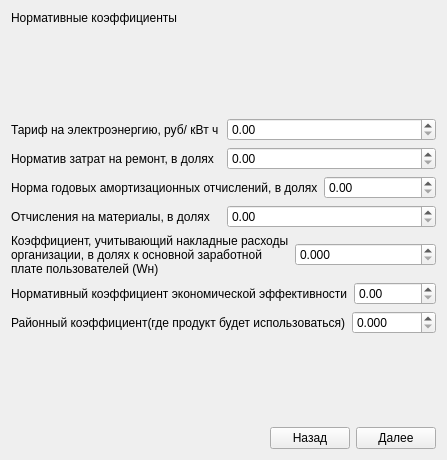
      <widget class="QWidget" name="tab_29">
       <attribute name="title">
        <string>Норматив. Коэф.</string>
       </attribute>
       <layout class="QVBoxLayout" name="verticalLayout_31">
        <item>
         <widget class="QLabel" name="label_104">
          <property name="text">
           <string>Нормативные коэффициенты</string>
          </property>
         </widget>
        </item>
        <item>
         <spacer name="verticalSpacer_23">
          <property name="orientation">
           <enum>Qt::Vertical</enum>
          </property>
          <property name="sizeHint" stdset="0">
           <size>
            <width>20</width>
            <height>87</height>
           </size>
          </property>
         </spacer>
        </item>
        <item>
         <layout class="QHBoxLayout" name="horizontalLayout_52">
          <item>
           <widget class="QLabel" name="label_59">
            <property name="text">
             <string>Тариф на электроэнергию, руб/ кВт ч</string>
            </property>
           </widget>
          </item>
          <item>
           <widget class="QDoubleSpinBox" name="doubleSpinBox">
            <property name="maximum">
             <double>1000000000.000000000000000</double>
            </property>
            <property name="value">
             <double>0.000000000000000</double>
            </property>
           </widget>
          </item>
         </layout>
        </item>
        <item>
         <layout class="QHBoxLayout" name="horizontalLayout_53">
          <item>
           <widget class="QLabel" name="label_65">
            <property name="text">
             <string>Норматив затрат на ремонт, в долях</string>
            </property>
           </widget>
          </item>
          <item>
           <widget class="QDoubleSpinBox" name="doubleSpinBox_3">
            <property name="maximum">
             <double>1000000000.000000000000000</double>
            </property>
            <property name="value">
             <double>0.000000000000000</double>
            </property>
           </widget>
          </item>
         </layout>
        </item>
        <item>
         <layout class="QHBoxLayout" name="horizontalLayout_55">
          <item>
           <widget class="QLabel" name="label_103">
            <property name="text">
             <string>Норма годовых амортизационных отчислений, в долях</string>
            </property>
           </widget>
          </item>
          <item>
           <widget class="QDoubleSpinBox" name="doubleSpinBox_4">
            <property name="maximum">
             <double>1.000000000000000</double>
            </property>
            <property name="singleStep">
             <double>0.010000000000000</double>
            </property>
            <property name="value">
             <double>0.000000000000000</double>
            </property>
           </widget>
          </item>
         </layout>
        </item>
        <item>
         <layout class="QGridLayout" name="gridLayout_15">
          <item row="0" column="0">
           <widget class="QLabel" name="label_221">
            <property name="text">
             <string>Отчисления на материалы, в долях</string>
            </property>
           </widget>
          </item>
          <item row="0" column="1">
           <widget class="QDoubleSpinBox" name="doubleSpinBox_24">
            <property name="decimals">
             <number>2</number>
            </property>
            <property name="maximum">
             <double>10000.000000000000000</double>
            </property>
            <property name="singleStep">
             <double>0.100000000000000</double>
            </property>
            <property name="value">
             <double>0.000000000000000</double>
            </property>
           </widget>
          </item>
         </layout>
        </item>
        <item>
         <layout class="QGridLayout" name="gridLayout_27">
          <item row="0" column="0">
           <widget class="QLabel" name="label_219">
            <property name="text">
             <string>Коэффициент, учитывающий накладные расходы организации, в долях к основной заработной плате пользователей (Wн)</string>
            </property>
            <property name="alignment">
             <set>Qt::AlignLeading|Qt::AlignLeft|Qt::AlignVCenter</set>
            </property>
            <property name="wordWrap">
             <bool>true</bool>
            </property>
           </widget>
          </item>
          <item row="0" column="1">
           <widget class="QDoubleSpinBox" name="doubleSpinBox_22">
            <property name="decimals">
             <number>3</number>
            </property>
            <property name="maximum">
             <double>100000.000000000000000</double>
            </property>
            <property name="singleStep">
             <double>0.100000000000000</double>
            </property>
            <property name="value">
             <double>0.000000000000000</double>
            </property>
           </widget>
          </item>
         </layout>
        </item>
        <item>
         <layout class="QHBoxLayout" name="horizontalLayout_59">
          <item>
           <widget class="QLabel" name="label_93">
            <property name="text">
             <string>Нормативный коэффициент экономической эффективности</string>
            </property>
           </widget>
          </item>
          <item>
           <widget class="QDoubleSpinBox" name="doubleSpinBox_2">
            <property name="maximum">
             <double>1.000000000000000</double>
            </property>
            <property name="singleStep">
             <double>0.100000000000000</double>
            </property>
            <property name="value">
             <double>0.000000000000000</double>
            </property>
           </widget>
          </item>
         </layout>
        </item>
        <item>
         <layout class="QGridLayout" name="gridLayout_12">
          <item row="0" column="0">
           <widget class="QLabel" name="label_220">
            <property name="text">
             <string>Районный коэффициент(где продукт будет использоваться)</string>
            </property>
           </widget>
          </item>
          <item row="0" column="1">
           <widget class="QDoubleSpinBox" name="doubleSpinBox_23">
            <property name="decimals">
             <number>3</number>
            </property>
            <property name="maximum">
             <double>10000.000000000000000</double>
            </property>
            <property name="singleStep">
             <double>0.100000000000000</double>
            </property>
            <property name="value">
             <double>0.000000000000000</double>
            </property>
           </widget>
          </item>
         </layout>
        </item>
        <item>
         <spacer name="verticalSpacer_21">
          <property name="orientation">
           <enum>Qt::Vertical</enum>
          </property>
          <property name="sizeHint" stdset="0">
           <size>
            <width>20</width>
            <height>87</height>
           </size>
          </property>
         </spacer>
        </item>
        <item>
         <layout class="QHBoxLayout" name="horizontalLayout_63">
          <item>
           <spacer name="horizontalSpacer_50">
            <property name="orientation">
             <enum>Qt::Horizontal</enum>
            </property>
            <property name="sizeHint" stdset="0">
             <size>
              <width>40</width>
              <height>20</height>
             </size>
            </property>
           </spacer>
          </item>
          <item>
           <widget class="QPushButton" name="pushButton_75">
            <property name="text">
             <string>Назад</string>
            </property>
           </widget>
          </item>
          <item>
           <widget class="QPushButton" name="pushButton_76">
            <property name="text">
             <string>Далее</string>
            </property>
           </widget>
          </item>
         </layout>
        </item>
       </layout>
      </widget>
